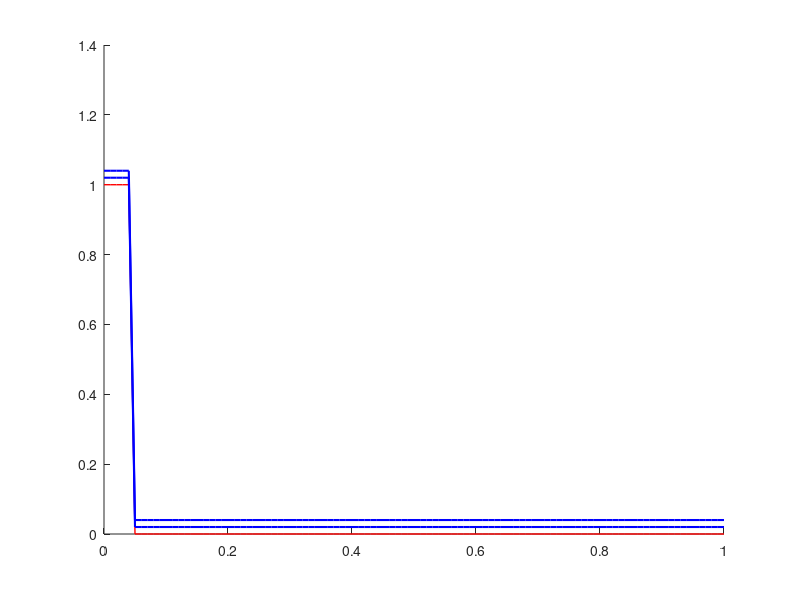

The MATLAB script that drew this image:
clear;
nx=101;
for i=1:nx
    x(i) = (i-1)*1./(nx-1);
    if i < nx/20.
        u(i) = 1.;
    else
        u(i) = 0.;
    end
%    u(i) = exp(-((x(i)-0.2)/0.05)^2);
end
newplot;
hold on;
plot(x,u,'r','LineWidth',1);
c = 0.5;
a = c^2/4;
dt = 0.1;
dx = 2/nx;
tf = 1;
offset = 0;
nt = tf/dt;
nplot=5;
for n=1:nt
    for i=2:nx-1
        un(i) = u(i)-u(i)*(dt/dx)*(u(i)-u(i-1));
    end
    un(1) = 1;
    un(nx) = 0;
    if rem(n,nplot)==0
        offset = offset + .02;
        for i=1:nx
            up(i) = un(i)+offset;
        end
        plot(x,up,'b','Linewidth',1.5);
    end
    u = un;
end
hold off;